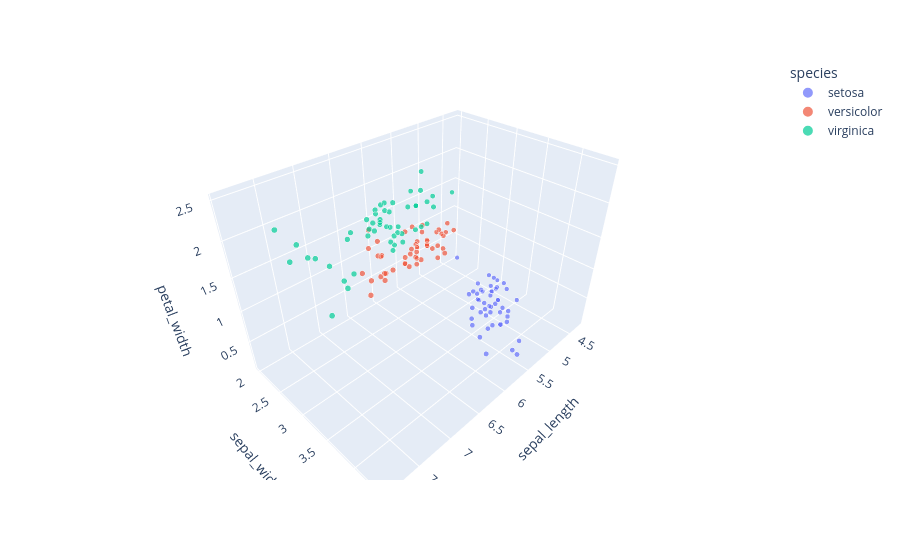

Notebook code cell kept with this figure:
### Code cell
# Построение графика
fig = px.scatter_3d(
    data_frame = df_iris, # Датафрейм, на основе которого строится график
    x = 'sepal_length', # Значения для оси X
    y = 'sepal_width', # Значения для оси Y
    z = 'petal_width', # Значения для оси Z
    color = 'species', # Поле для разделения точек по цвету
    size = 'sepal_length',
    size_max = 10) 
fig.show()

### Figure 1 — Plotly figure (JSON) as saved in the notebook; plotly's stock layout.template omitted (floating-point values rounded to 4 significant figures)
{"data": [{"hovertemplate": "species=setosa<br>sepal_length=%{marker.size}<br>sepal_width=%{y}<br>petal_width=%{z}<extra></extra>", "legendgroup": "setosa", "marker": {"color": "#636efa", "size": [5.1, 4.9, 4.7, 4.6, 5.0, 5.4, 4.6, 5.0, 4.4, 4.9, 5.4, 4.8, 4.8, 4.3, 5.8, 5.7, 5.4, 5.1, 5.7, 5.1, 5.4, 5.1, 4.6, 5.1, 4.8, 5.0, 5.0, 5.2, 5.2, 4.7, 4.8, 5.4, 5.2, 5.5, 4.9, 5.0, 5.5, 4.9, 4.4, 5.1, 5.0, 4.5, 4.4, 5.0, 5.1, 4.8, 5.1, 4.6, 5.3, 5.0], "sizemode": "area", "sizeref": 0.079, "symbol": "circle"}, "mode": "markers", "name": "setosa", "scene": "scene", "showlegend": true, "type": "scatter3d", "x": [5.1, 4.9, 4.7, 4.6, 5.0, 5.4, 4.6, 5.0, 4.4, 4.9, 5.4, 4.8, 4.8, 4.3, 5.8, 5.7, 5.4, 5.1, 5.7, 5.1, 5.4, 5.1, 4.6, 5.1, 4.8, 5.0, 5.0, 5.2, 5.2, 4.7, 4.8, 5.4, 5.2, 5.5, 4.9, 5.0, 5.5, 4.9, 4.4, 5.1, 5.0, 4.5, 4.4, 5.0, 5.1, 4.8, 5.1, 4.6, 5.3, 5.0], "y": [3.5, 3.0, 3.2, 3.1, 3.6, 3.9, 3.4, 3.4, 2.9, 3.1, 3.7, 3.4, 3.0, 3.0, 4.0, 4.4, 3.9, 3.5, 3.8, 3.8, 3.4, 3.7, 3.6, 3.3, 3.4, 3.0, 3.4, 3.5, 3.4, 3.2, 3.1, 3.4, 4.1, 4.2, 3.1, 3.2, 3.5, 3.1, 3.0, 3.4, 3.5, 2.3, 3.2, 3.5, 3.8, 3.0, 3.8, 3.2, 3.7, 3.3], "z": [0.2, 0.2, 0.2, 0.2, 0.2, 0.4, 0.3, 0.2, 0.2, 0.1, 0.2, 0.2, 0.1, 0.1, 0.2, 0.4, 0.4, 0.3, 0.3, 0.3, 0.2, 0.4, 0.2, 0.5, 0.2, 0.2, 0.4, 0.2, 0.2, 0.2, 0.2, 0.4, 0.1, 0.2, 0.1, 0.2, 0.2, 0.1, 0.2, 0.2, 0.3, 0.3, 0.2, 0.6, 0.4, 0.3, 0.2, 0.2, 0.2, 0.2]}, {"hovertemplate": "species=versicolor<br>sepal_length=%{marker.size}<br>sepal_width=%{y}<br>petal_width=%{z}<extra></extra>", "legendgroup": "versicolor", "marker": {"color": "#EF553B", "size": [7.0, 6.4, 6.9, 5.5, 6.5, 5.7, 6.3, 4.9, 6.6, 5.2, 5.0, 5.9, 6.0, 6.1, 5.6, 6.7, 5.6, 5.8, 6.2, 5.6, 5.9, 6.1, 6.3, 6.1, 6.4, 6.6, 6.8, 6.7, 6.0, 5.7, 5.5, 5.5, 5.8, 6.0, 5.4, 6.0, 6.7, 6.3, 5.6, 5.5, 5.5, 6.1, 5.8, 5.0, 5.6, 5.7, 5.7, 6.2, 5.1, 5.7], "sizemode": "area", "sizeref": 0.079, "symbol": "circle"}, "mode": "markers", "name": "versicolor", "scene": "scene", "showlegend": true, "type": "scatter3d", "x": [7.0, 6.4, 6.9, 5.5, 6.5, 5.7, 6.3, 4.9, 6.6, 5.2, 5.0, 5.9, 6.0, 6.1, 5.6, 6.7, 5.6, 5.8, 6.2, 5.6, 5.9, 6.1, 6.3, 6.1, 6.4, 6.6, 6.8, 6.7, 6.0, 5.7, 5.5, 5.5, 5.8, 6.0, 5.4, 6.0, 6.7, 6.3, 5.6, 5.5, 5.5, 6.1, 5.8, 5.0, 5.6, 5.7, 5.7, 6.2, 5.1, 5.7], "y": [3.2, 3.2, 3.1, 2.3, 2.8, 2.8, 3.3, 2.4, 2.9, 2.7, 2.0, 3.0, 2.2, 2.9, 2.9, 3.1, 3.0, 2.7, 2.2, 2.5, 3.2, 2.8, 2.5, 2.8, 2.9, 3.0, 2.8, 3.0, 2.9, 2.6, 2.4, 2.4, 2.7, 2.7, 3.0, 3.4, 3.1, 2.3, 3.0, 2.5, 2.6, 3.0, 2.6, 2.3, 2.7, 3.0, 2.9, 2.9, 2.5, 2.8], "z": [1.4, 1.5, 1.5, 1.3, 1.5, 1.3, 1.6, 1.0, 1.3, 1.4, 1.0, 1.5, 1.0, 1.4, 1.3, 1.4, 1.5, 1.0, 1.5, 1.1, 1.8, 1.3, 1.5, 1.2, 1.3, 1.4, 1.4, 1.7, 1.5, 1.0, 1.1, 1.0, 1.2, 1.6, 1.5, 1.6, 1.5, 1.3, 1.3, 1.3, 1.2, 1.4, 1.2, 1.0, 1.3, 1.2, 1.3, 1.3, 1.1, 1.3]}, {"hovertemplate": "species=virginica<br>sepal_length=%{marker.size}<br>sepal_width=%{y}<br>petal_width=%{z}<extra></extra>", "legendgroup": "virginica", "marker": {"color": "#00cc96", "size": [6.3, 5.8, 7.1, 6.3, 6.5, 7.6, 4.9, 7.3, 6.7, 7.2, 6.5, 6.4, 6.8, 5.7, 5.8, 6.4, 6.5, 7.7, 7.7, 6.0, 6.9, 5.6, 7.7, 6.3, 6.7, 7.2, 6.2, 6.1, 6.4, 7.2, 7.4, 7.9, 6.4, 6.3, 6.1, 7.7, 6.3, 6.4, 6.0, 6.9, 6.7, 6.9, 5.8, 6.8, 6.7, 6.7, 6.3, 6.5, 6.2, 5.9], "sizemode": "area", "sizeref": 0.079, "symbol": "circle"}, "mode": "markers", "name": "virginica", "scene": "scene", "showlegend": true, "type": "scatter3d", "x": [6.3, 5.8, 7.1, 6.3, 6.5, 7.6, 4.9, 7.3, 6.7, 7.2, 6.5, 6.4, 6.8, 5.7, 5.8, 6.4, 6.5, 7.7, 7.7, 6.0, 6.9, 5.6, 7.7, 6.3, 6.7, 7.2, 6.2, 6.1, 6.4, 7.2, 7.4, 7.9, 6.4, 6.3, 6.1, 7.7, 6.3, 6.4, 6.0, 6.9, 6.7, 6.9, 5.8, 6.8, 6.7, 6.7, 6.3, 6.5, 6.2, 5.9], "y": [3.3, 2.7, 3.0, 2.9, 3.0, 3.0, 2.5, 2.9, 2.5, 3.6, 3.2, 2.7, 3.0, 2.5, 2.8, 3.2, 3.0, 3.8, 2.6, 2.2, 3.2, 2.8, 2.8, 2.7, 3.3, 3.2, 2.8, 3.0, 2.8, 3.0, 2.8, 3.8, 2.8, 2.8, 2.6, 3.0, 3.4, 3.1, 3.0, 3.1, 3.1, 3.1, 2.7, 3.2, 3.3, 3.0, 2.5, 3.0, 3.4, 3.0], "z": [2.5, 1.9, 2.1, 1.8, 2.2, 2.1, 1.7, 1.8, 1.8, 2.5, 2.0, 1.9, 2.1, 2.0, 2.4, 2.3, 1.8, 2.2, 2.3, 1.5, 2.3, 2.0, 2.0, 1.8, 2.1, 1.8, 1.8, 1.8, 2.1, 1.6, 1.9, 2.0, 2.2, 1.5, 1.4, 2.3, 2.4, 1.8, 1.8, 2.1, 2.4, 2.3, 1.9, 2.3, 2.5, 2.3, 1.9, 2.0, 2.3, 1.8]}], "layout": {"legend": {"itemsizing": "constant", "title": {"text": "species"}, "tracegroupgap": 0}, "margin": {"t": 60}, "scene": {"domain": {"x": [0, 1], "y": [0, 1]}, "xaxis": {"title": {"text": "sepal_length"}}, "yaxis": {"title": {"text": "sepal_width"}}, "zaxis": {"title": {"text": "petal_width"}}}}}
